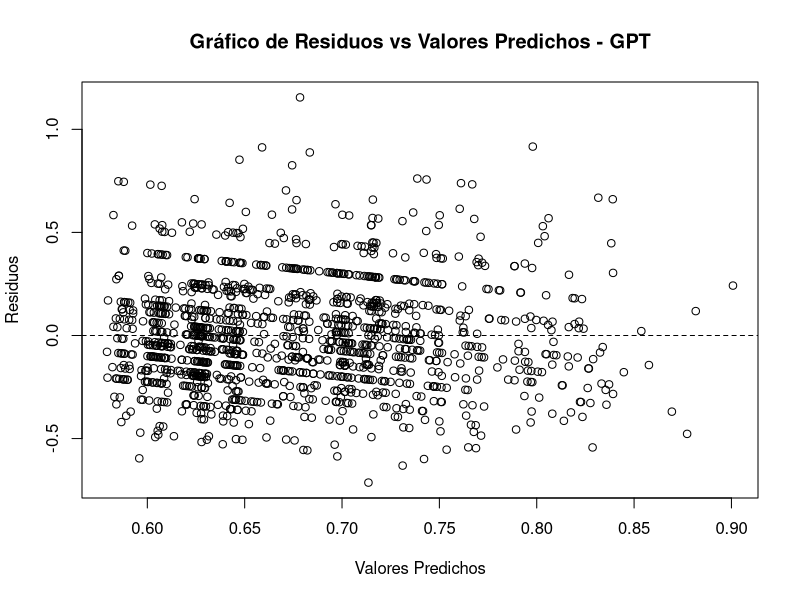
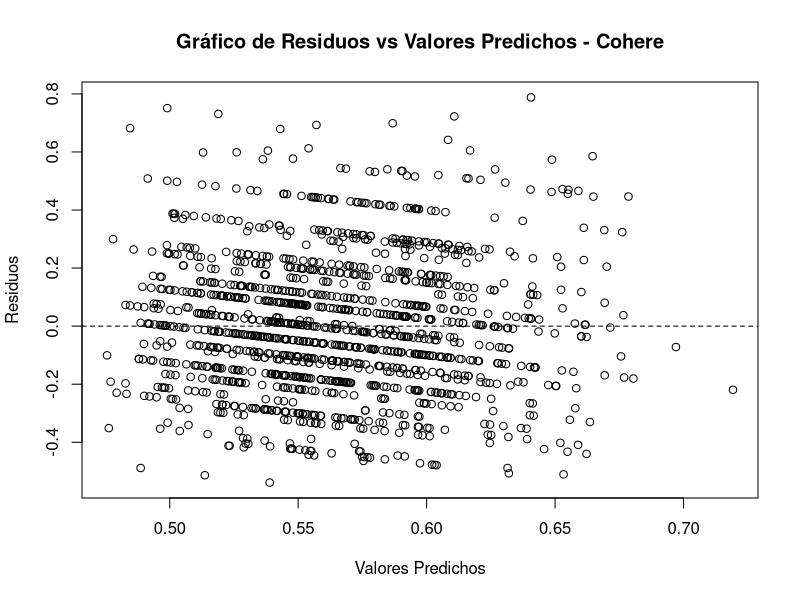
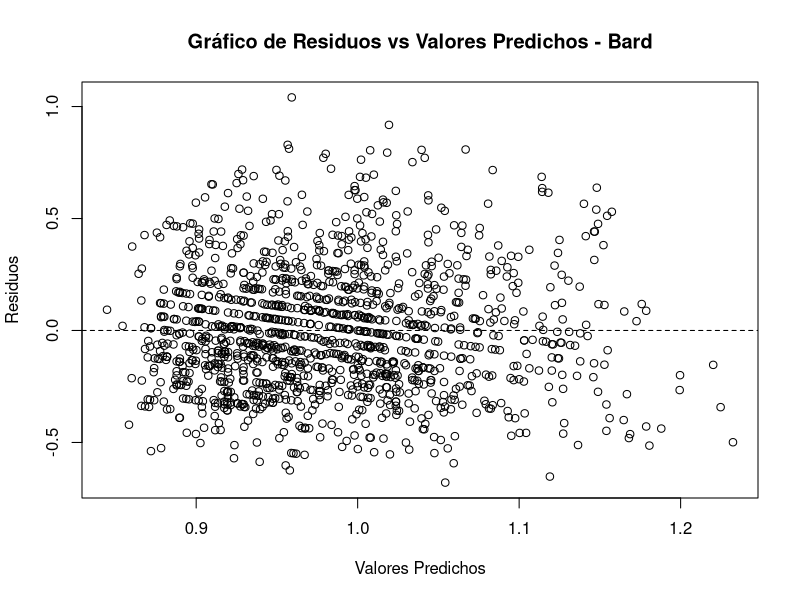

The R script that drew these images, in order:
# Levando dataset de distacias LAPOP

lpop_distances <- read.csv('./outputs/lpop_distances.csv')


#q2 edad
#q1tb sexo
#ur1new domicilio
#edr educacion
#conocim politizacion
#q10newt ingresos



## GPT ----

lmodel_gpt <- lm((gpt_distance_norm) ~ q2 + q1tb + ur1new + edr + conocim   , data = lpop_distances)
summary(lmodel_gpt)
predicted_values_gpt <- predict(lmodel_gpt)
residuals_gpt <- residuals(lmodel_gpt)

### Crear un gráfico de residuos vs. valores predichos
plot(predicted_values_gpt, residuals_gpt,
     xlab = "Valores Predichos", ylab = "Residuos",
     main = "Gráfico de Residuos vs Valores Predichos - GPT")
abline(h = 0, lty = 2)

## Cohere ----
lmodel_cohere <- lm((cohere_distance_norm) ~ q2 + q1tb +  ur1new + edr + conocim , data = lpop_distances)
summary(lmodel_cohere)
predicted_values_cohere <- predict(lmodel_cohere)
residuals_cohere <- residuals(lmodel_cohere)

### Crear un gráfico de residuos vs. valores predichos
plot(predicted_values_cohere, residuals_cohere, 
     xlab = "Valores Predichos", ylab = "Residuos",
     main = "Gráfico de Residuos vs Valores Predichos - Cohere")
abline(h = 0, lty = 2)

## Bard ----

lmodel_bard <- lm((bard_distance_norm) ~ q2 + q1tb +  ur1new + edr + conocim , data = lpop_distances)
summary(lmodel_bard)
predicted_values_bard <- predict(lmodel_bard)
residuals_bard <- residuals(lmodel_bard)

### Crear un gráfico de residuos vs. valores predichos
plot(predicted_values_bard, residuals_bard, 
     xlab = "Valores Predichos", ylab = "Residuos", 
     main = "Gráfico de Residuos vs Valores Predichos - Bard")
abline(h = 0, lty = 2)

